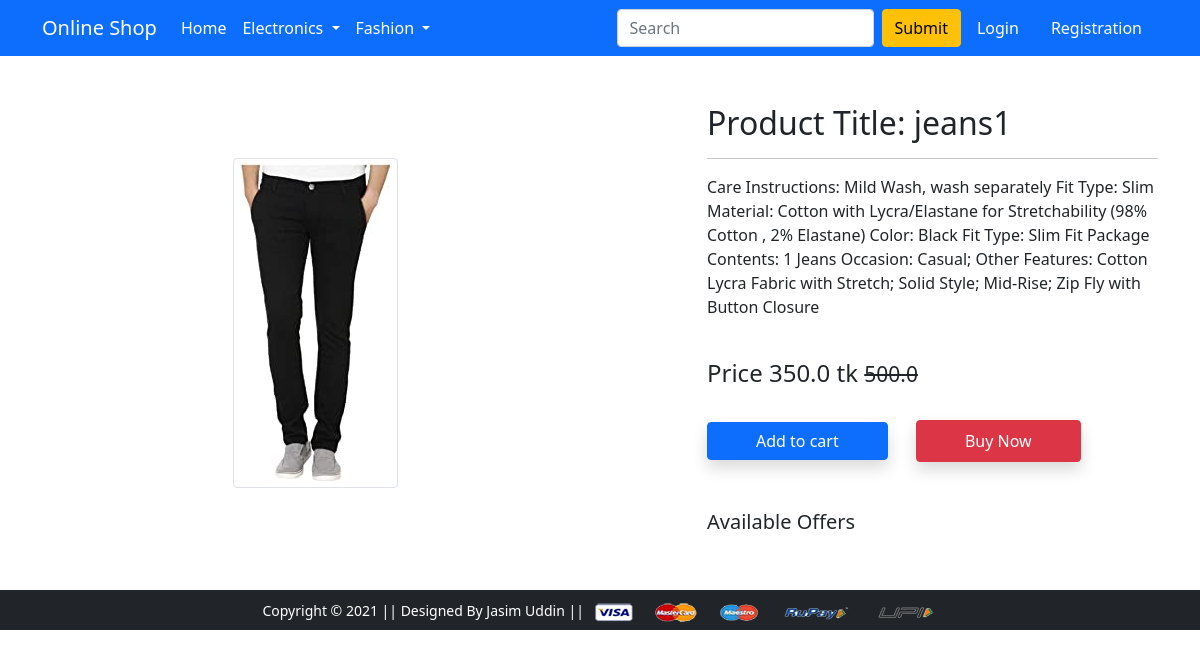
Screenshot of /product-detail/2 with the database file from the repository.
### app/models.py (models this page shows, shortened)
class Product(models.Model):
    title = models.CharField(max_length=200)
    selling_price = models.FloatField()
    discount_price = models.FloatField()
    description = models.TextField()
    brand = models.CharField(max_length=100)
    category = models.CharField(choices=CATEGORY_CHOICES, max_length=2)
    Product_image = models.ImageField(upload_to = 'product_img')

### app/views.py (the view)
# urls.py: path('product-detail/<int:pk>', views.ProductDetailView.as_view(), name='product-detail'),
class ProductDetailView(View):
    def get(self, request,pk):
        product = Product.objects.get(pk=pk)
        return render(request, 'app/productdetail.html',{
            'product':product
        })

### app/templates/app/productdetail.html (shortened to what this page needs)
{% extends 'app/base.html' %}
{% load static %}
{% block main-content %}
<div class="container my-5">
 <div class="row">
  <div class="col-sm-6 text-center align-self-center">
   <img src="{{product.Product_image.url}}" alt="" class="img-fluid img-thumbnail">
  </div>
  <div class="col-sm-5 offset-sm-1">
   <h2>Product Title: {{product.title}}</h2>
   <hr>
   <p>{{product.description}}</p> <br>
   <h4>Price {{product.discount_price}} tk <small class="fw-light text-decoration-line-through">
       {{product.selling_price}} </small></h4> <br>
    <form action="/add-to-cart " class="d-inline">
        <button type="submit" class="btn btn-primary shadow px-5">Add to cart</button>
    </form>
   <a href="{% url 'buy-now' %}" class="btn btn-danger shadow px-5 py-2 ms-4">Buy Now</a>
   <h5 class="mt-5">Available Offers</h5>
  </div>
 </div>
</div>
{% endblock main-content %}

### rows the page displays
Product: Product_image (picture), title "jeans1", description "Care Instructions: Mild Wash, wash separately Fit Type: Slim Material: Cotton with Lycra/Elastane for Stretchability (98% Cotton , 2% Elastane) Color: Black Fit Type: Slim Fit Package Contents: 1 Jeans Occasion: Casual; Other Features: Cotton Lycra Fabric with Stretch; Solid Style; Mid-Rise; Zip Fly with Button Closure", discount_price "350.0", selling_price "500.0"
